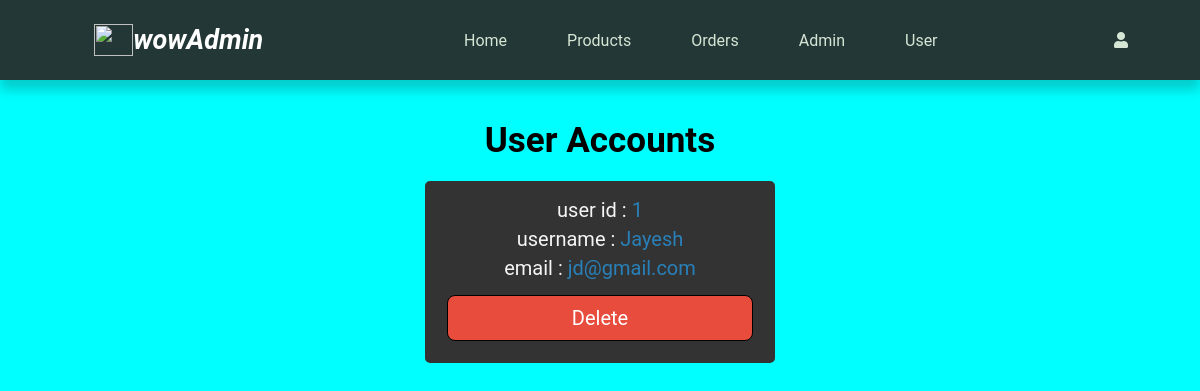
/admin/user_accounts.php (signed in), run on an earlier commit of the app's database.
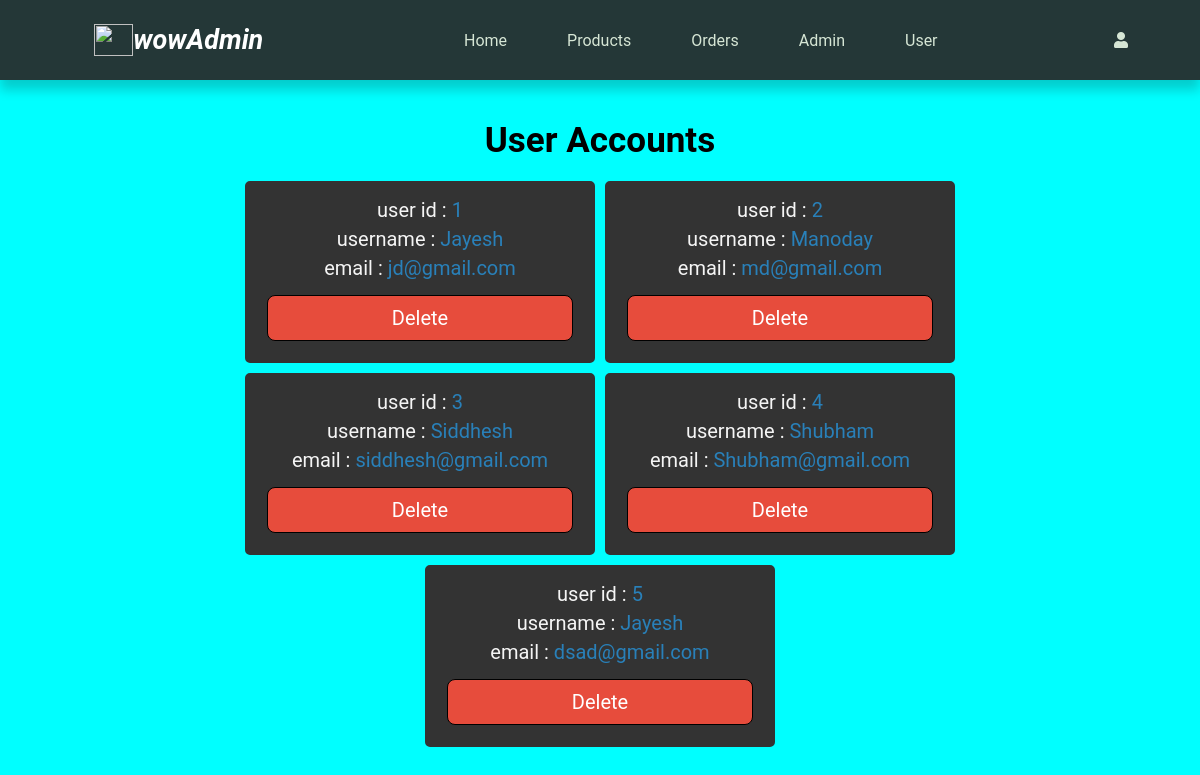
And on a later commit of the database.
### tables this page shows
CREATE TABLE `user` (
  `id` int(100) NOT NULL,
  `name` varchar(20) NOT NULL,
  `email` varchar(50) NOT NULL,
  `password` varchar(50) NOT NULL
);

### admin/user_accounts.php (the view, shortened to what this page needs)
<?php
include('../config.php');
?>
<!DOCTYPE html>
<html lang="en">
<head>
<link rel="stylesheet" href="../css/admin.css">
   <link rel="stylesheet" href="https://pro.fontawesome.com/releases/v5.10.0/css/all.css">
<body>
    <?php
    include('../partials/admin_header.php');
    ?>
<section class="accounts">
<h1 class="heading">user accounts</h1>
<div class="box-container">
<?php
   $select_accounts = $conn->prepare("SELECT * FROM `user`");
   $select_accounts->execute();
   if($select_accounts->rowCount() > 0){
      while($fetch_accounts = $select_accounts->fetch(PDO::FETCH_ASSOC)){
?>
<div class="box">
   <p> user id : <span><?= $fetch_accounts['id']; ?></span> </p>
   <p> username : <span><?= $fetch_accounts['name']; ?></span> </p>
   <p> email : <span><?= $fetch_accounts['email']; ?></span> </p>
   <a href="user_accounts.php?delete=<?= $fetch_accounts['id']; ?>" onclick="return confirm('delete this account?')" class="delete-btn">delete</a>
</div>
<?php
      }
   }else{
      echo '<p class="one" >No accounts available!</p>';
   }
?>
</div>
</section>
</body>
</html>

What changed in the data, as far as the page shows it:
added user: id "2", name "Manoday", email "md@gmail.com"
added user: id "3", name "Siddhesh", email "siddhesh@gmail.com"
added user: id "4", name "Shubham", email "Shubham@gmail.com"
added user: id "5", name "Jayesh", email "dsad@gmail.com"
